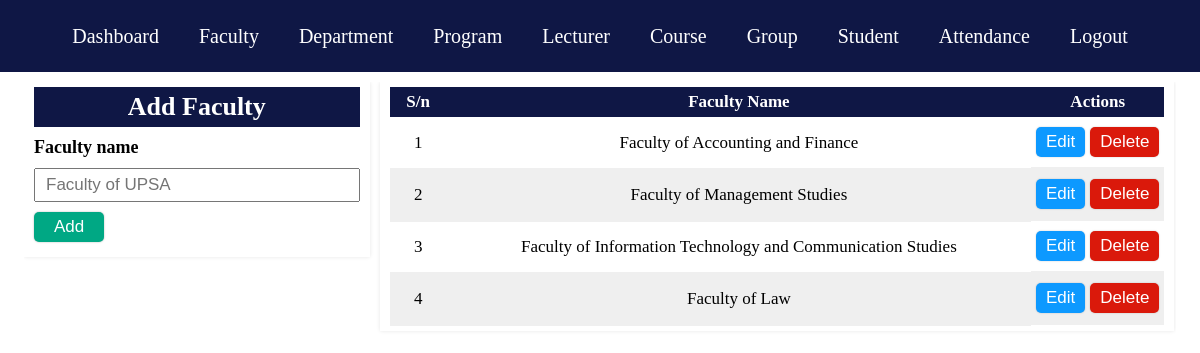
/academics/faculty.php (signed in), run on the app's committed database.
### tables this page shows
CREATE TABLE `faculty` (
  `fid` int(11) NOT NULL,
  `name` varchar(100) NOT NULL,
  `date_created` date NOT NULL DEFAULT current_timestamp()
);

### academics/faculty.php (the view, shortened to what this page needs)
<?php
	include '../database/dbconnect.php';
?>
<!DOCTYPE html>
<html>
<head>
	<link rel="stylesheet" type="text/css" href="style.css">
</head>
<body>
    <?php include 'nav.php'; ?>
    <div id="Content-holder hide">
    	<div class="content-items-width-space">
    		<div class="main-content">
    			<?php
    				if (isset($_POST['facEdit'])) {
    					$fid = $_POST['id'];
    					$facSel = mysqli_query($connect, "SELECT * FROM faculty WHERE fid = '$fid'");
    					$facRes = mysqli_fetch_array($facSel);
    					$id = $facRes['fid'];
    					$name = $facRes['name']; ?>
    				<div class="content-left">
    				<form action="crud.php" method="POST">
    					<div class="data-form-top">
    						<h2>Update Faculty</h2>
    					</div>
    					<div class="data-form-body">
    						<div class="data-form-body-item">
    							<label>Faculty name</label>
    							<input type="text" name="name" value="<?php echo $name; ?>">
    							<input type="hidden" name="id" value="<?php echo $id; ?>">
    						</div>
    						<div class="data-form-body-item">
    							<input type="submit" name="updatefaculty" value="Update" id="form-btn">
    						</div>
    					</div>
    				</form>
    			</div>
    			<?php }else{ ?>
    				<div class="content-left">
    				<form action="crud.php" method="POST">
    					<div class="data-form-top">
    						<h2>Add Faculty</h2>
    					</div>
    					<div class="data-form-body">
    						<div class="data-form-body-item">
    							<label>Faculty name</label>
    							<input type="text" name="fname" placeholder="Faculty of UPSA">
    						</div>
    						<div class="data-form-body-item">
    							<input type="submit" name="addfaculty" value="Add" id="form-btn">
    						</div>
    					</div>
    				</form>
    			</div>
    			<?php } ?>
    			<div class="content-right">
    				<table>
    					<thead>
    						<tr>
    							<th>S/n</th>
    							<th>Faculty Name</th>
    							<th class="thAction">Actions</th>
    						</tr>
    					</thead>
    					<tbody>
    						<?php
    							$facSel = mysqli_query($connect, "SELECT * FROM faculty");
    							$i=1;
    							while ($facRes = mysqli_fetch_array($facSel)) {
    								$fname = $facRes['name'];?>
    							<tr>
    								<td><?php echo $i; ?></td>
    								<td><?php echo $fname; ?></td>
    								<td class="forAction">
    									<form action="faculty.php" method="POST">
    										<input type="submit" name="facEdit" value="Edit" class="btn edit" onclick="hidemain()">
    									</form>
    									<form action="crud.php" method="POST">
    										<input type="submit" name="facDelete" value="Delete" class="btn delete">
    									</form>
    								</td>
    							</tr>
    						<?php	$i++;}
    						?>
    					</tbody>
    				</table>
    			</div>
    		</div>
    	</div>
    </div>
</body>
</html>

### academics/style.css (style rules this page uses)
* { margin: 0; padding: 0; box-sizing: border-box; }
body { font-family: ; background-color: #fff; }
.content-items-width-space { width:96%; margin: auto; overflow: auto; }
.main-content { display: flex; gap:10px; }
.content-left { width:30%; padding: 5px 10px; margin-bottom: 10px; box-shadow: 0 0 4px rgba(0, 0, 0, 0.1); height: 100%; }
.content-left form .data-form-top { width: 100%; padding:5px 0; text-align: center; margin-bottom:10px; color: #fff; background-color:#0F1745; }
.content-left form .data-form-top h2 { font-size:26px; }
.content-left form .data-form-body .data-form-body-item { margin-bottom:10px; }
.data-form-body .data-form-body-item label { display: block; margin-bottom: 10px; font-size: 18px; font-weight: bold; }
.data-form-body .data-form-body-item input[type='text'], .data-form-body .data-form-body-item select, .data-form-body .data-form-body-item input[type='time'], .data-form-body .data-form-body-item input[type='password'], .data-form-body .data-form-body-item input[type='email'] { display: block; width: 100%; font-size: 17px; padding:5px 10px; }
.data-form-body .data-form-body-item #form-btn { padding:5px 20px; font-size:17px; border: none; outline: none; border-radius: 5px; cursor: pointer; box-shadow: 0 0 2px rgba(0, 0, 0, 0.3); background-color: #00A884; color: #fff; }
.content-right { width:69%; padding: 5px 10px; margin-bottom: 10px; box-shadow: 0 0 4px rgba(0, 0, 0, 0.1); height: 100%; overflow: auto; }
.content-right table { width: 100%; border-collapse: collapse; }
.content-right table th { padding:5px 10px; font-size: 17px; background-color: #0F1745; color: #fff; }
.thAction { width: 10%; }
.content-right table td { text-align: center; font-size: 17px; padding:10px 5px; border-bottom: 2px solid #efefef; }
.content-right table tr:nth-child(even) { background-color: #efefef; }
.content-right table td.forAction { display: flex; gap:5px; }
.btn { padding:5px 10px; cursor: pointer; font-size: 17px; background-color: transparent; color: #fff; border: none; outline: none; border-radius: 5px; box-shadow: 0 0 2px rgba(0, 0, 0, 0.2); }
.edit { background-color: #0d99ff; }
.delete { background-color: #da190b; }

### data on the page
faculty: name "Faculty of Accounting and Finance"
faculty: name "Faculty of Management Studies"
faculty: name "Faculty of Information Technology and Communication Studies"
faculty: name "Faculty of Law"
